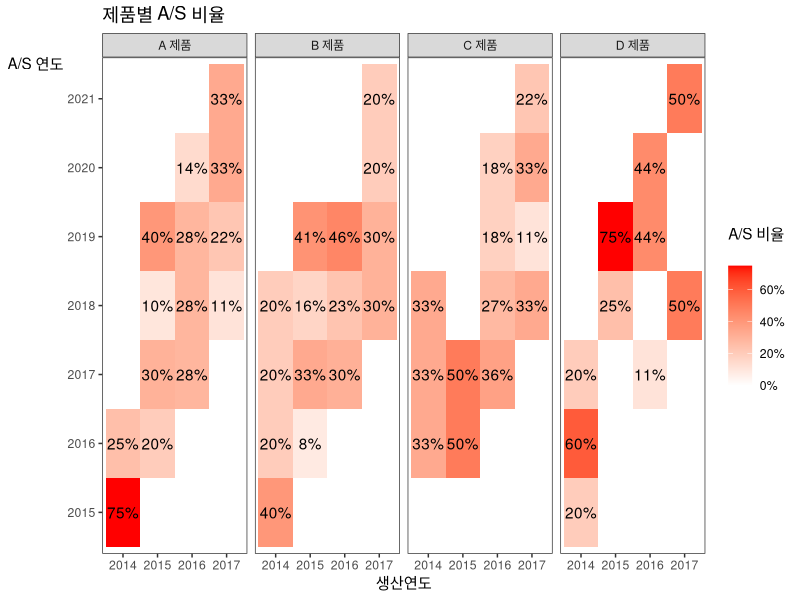

Generate this figure with R:
library(dplyr)
library(data.table)
library(ggplot2)

set.seed(1986)

# 원천 데이터(제공됌)
raw.data <- 
  data.frame(
    product = sample(rep(LETTERS[c(1:4)],c(30,40,30,20))))%>%
  mutate(
    making.year = sample(rep(2017:2014,c(30,40,30,20))),
    repair.year = making.year+sample(1:4)) %>%
  arrange(product, making.year, repair.year)

# 상품별 집계(table 함수)후 data.frame화 -> 컬럼명 바꿔주고 정렬 
data <-
  raw.data %>%
  table(.) %>%
  as.data.frame(.) %>%
  setnames(c(names(.[,1:(ncol(.)-1)]),'count')) %>%
  arrange(product, repair.year, making.year)

# 비율 계산을 위한 total
total <-
  data %>%
  group_by(product, making.year) %>%
  summarise(total = sum(count)) %>%
  arrange(product, making.year)

# 비율
ratio.data <-
  data %>%
  inner_join(total, by=c('product','making.year')) %>%
  mutate(ratio=count/total)

# % 라벨 포맷
format.ratio <- function(x) paste(floor(x*100),'%',sep='')

# chart : legend title에 대한 vjust가 먹히지 않아서 줄바꿈 문자 '\n' 으로 해결
ratio.data %>%
  ggplot(aes(x=making.year, y=repair.year, fill=ratio)) +
  geom_tile() +
  geom_text(
    aes(label=
          case_when(
            ratio==0 ~ '', 
            TRUE ~ format.ratio(ratio)))) +
  scale_fill_continuous(
    high='red', 
    low='white', 
    label=format.ratio) +
  facet_grid(~ paste(product,'제품')) +
  theme_bw() +
  theme(
    panel.grid = element_blank(), 
    axis.title.y=element_text(angle=0)) +
  labs(title='제품별 A/S 비율', y='A/S 연도', x='생산연도', fill='A/S 비율\n')

# facebook post : other answers
# https://www.facebook.com/groups/krstudy/permalink/844643992376541/
